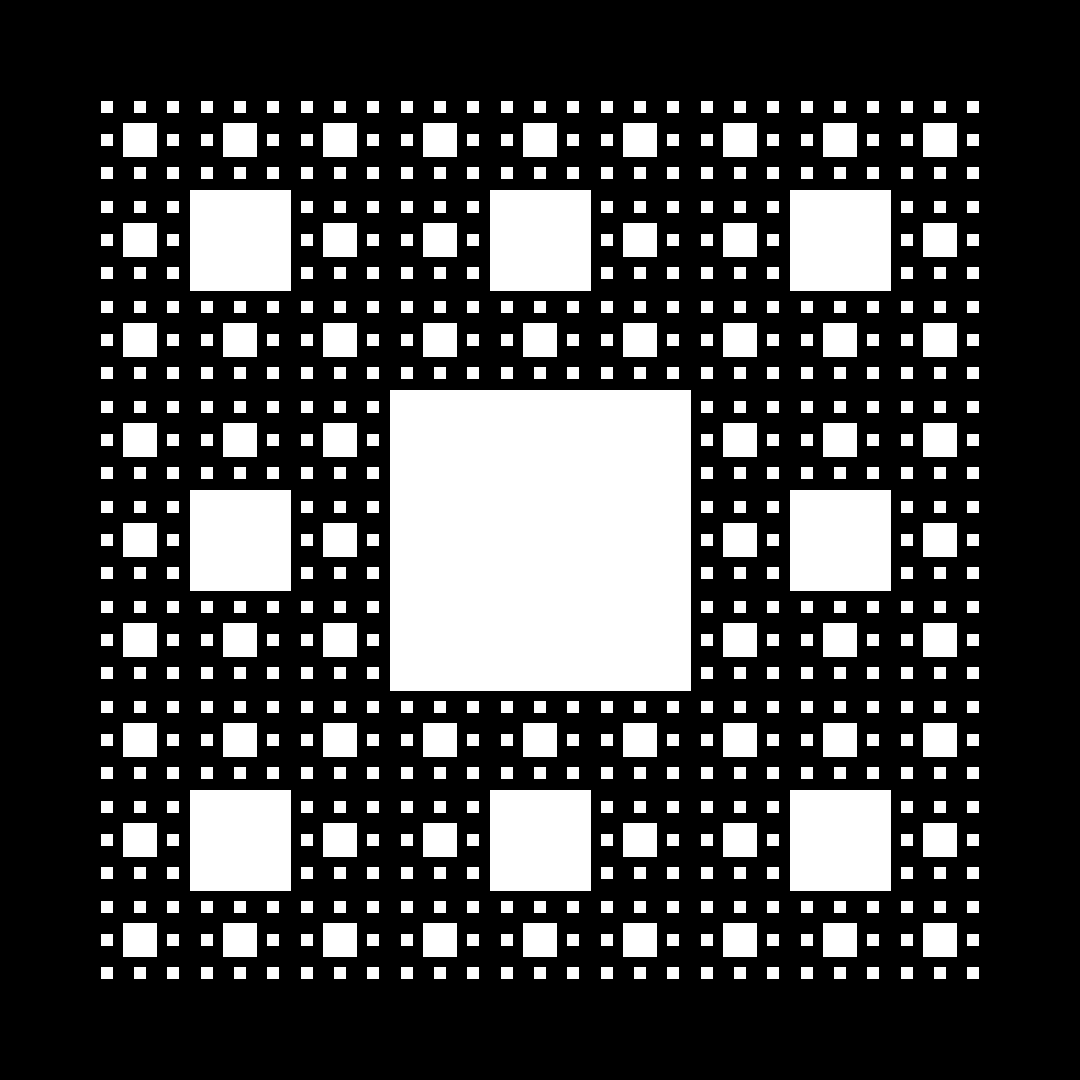

Here is the Python script that generated this plot:
from PIL import ImageDraw, Image

# image size
WIDTH = 1080
HEIGHT = 1080
l = 300

im = Image.new('RGB', (WIDTH, HEIGHT), (0, 0, 0))
draw = ImageDraw.Draw(im)


def carpet(x, y, length):
    draw.rectangle((x - length / 2, y - length / 2, x - length / 2 + length, y - length / 2 + length),
                   fill=(255, 255, 255))
    if length > 20:
        carpet(x - length, y - length, length / 3)
        carpet(x + length, y - length, length / 3)
        carpet(x - length, y + length, length / 3)
        carpet(x + length, y + length, length / 3)
        carpet(x, y - length, length / 3)
        carpet(x, y + length, length / 3)
        carpet(x - length, y, length / 3)
        carpet(x + length, y, length / 3)


carpet(WIDTH / 2, HEIGHT / 2, l)

im.convert('RGB').save('sierpinsky_carpet.png', 'PNG')
